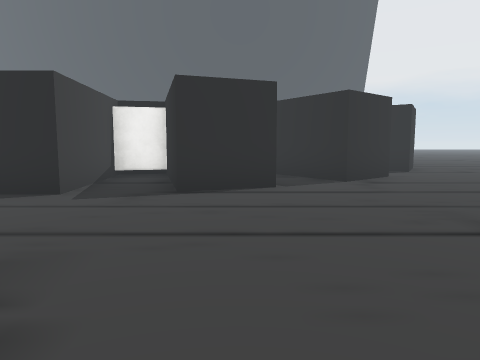
view 1 (above)

16 first-person views from a walk through a scene from a Unity 3-D project. The camera is 1.5 m above the floor, tilts 6° down and sees 70° across. The floor is counted in squares, 2 m on a side. Each view is taken from the middle of a square. On the plan, view 1 faces up. The plan holds only what a view shows up to about 11 squares ahead; the rest is blank. The place goes on beyond the plan. The player character is not drawn. Some surface patterns are stand-ins.

view 2
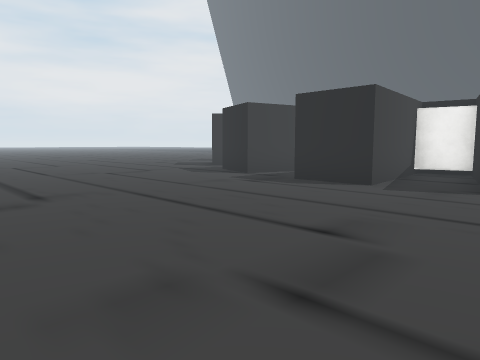

view 3
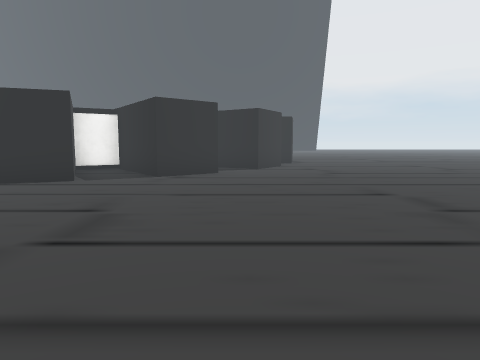

view 4
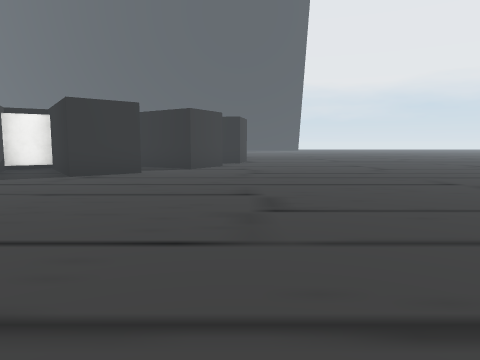

view 5
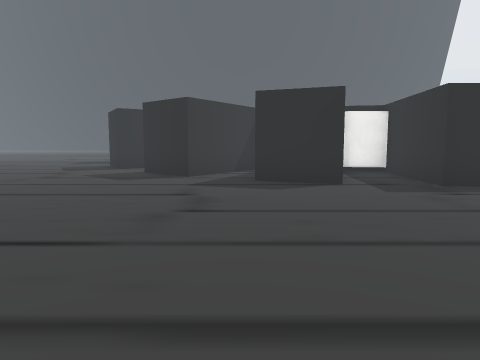

view 6
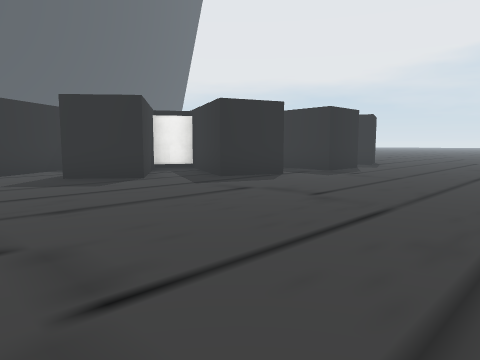

view 7
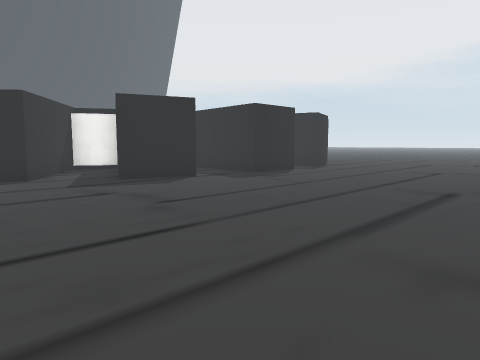

view 8
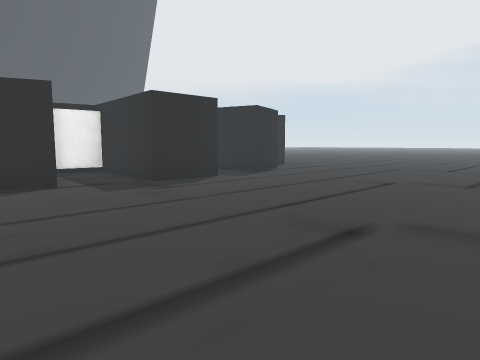

view 9
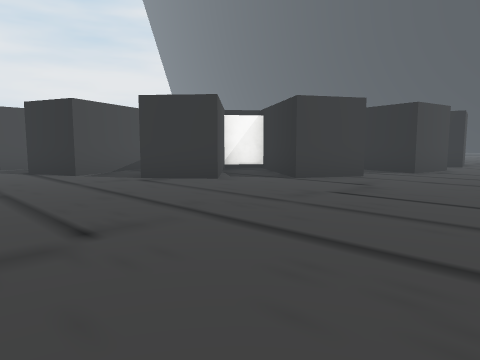

view 10
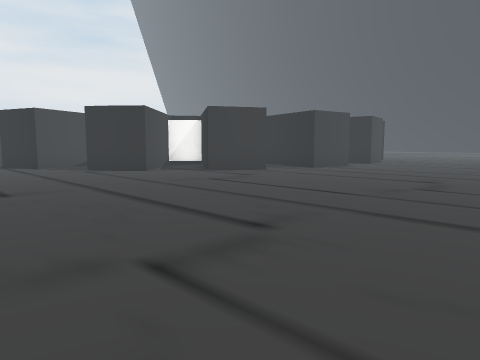

view 11
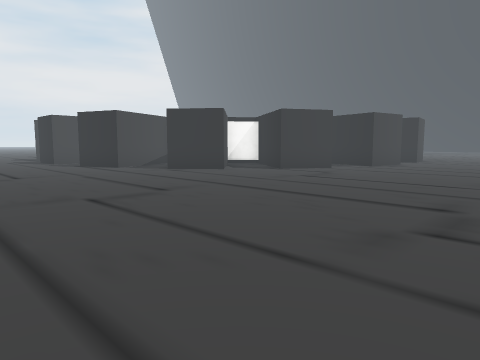

view 12
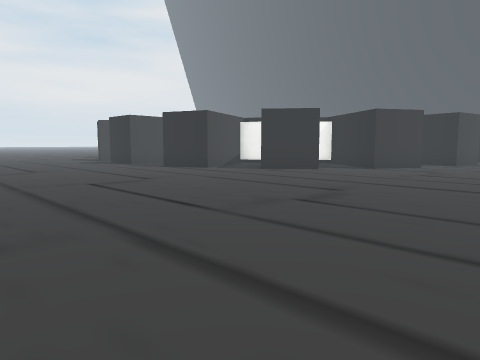

view 13
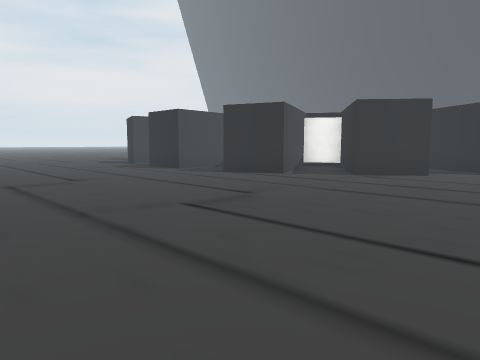

view 14
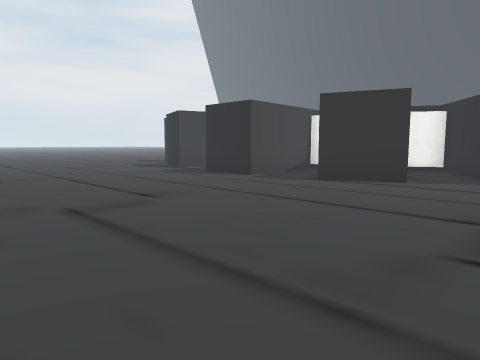

view 15
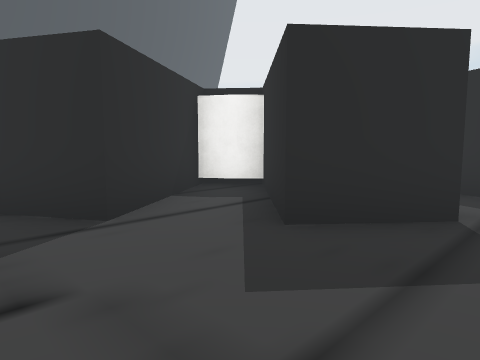

view 16
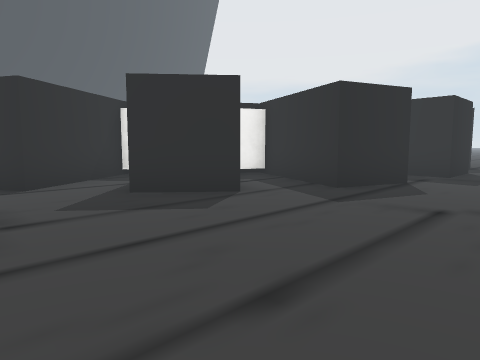

### Floor plan
Points are (right, up) in squares from view 1. A wall is a line through its corners. A room is listed if a view was taken in it or the views show most of it. See-through windows are left out.
Room 1 (views 1, 2, 3, 4, 5, 6, 7, 8, 9, 10, 11, 12, 13, 14, 15, 16)
walls: (6.3, 14) (6, 12.3) (4.3, 12.7); (5.5, 10.8) (4.5, 9.2) (2.1, 10.9) (1.3, 10) (3.4, 7.9) (2.1, 6.8) (0.4, 9.3) (-0.6, 8.6) (0.6, 5.9) (-1, 5.3) (-1.8, 8.3) (-3, 8); (-3, 8.5) (-2.7, 5.1) (-4.4, 5.1) (-4.1, 8.1) (-5.2, 8.2); (-8.9, 11.1) (-11.6, 9.2) (-12.3, 10.4); (-5.7, 6.9) (-6.1, 5.4) (-7.7, 5.9) (-6.4, 8.7) (-7.1, 9) (-7.4, 9.3) (-9.2, 6.8) (-10.5, 7.9) (-8.4, 10) (-8.7, 10.4) (-9.2, 11.1)
low walls: (-0.2, 9.4) (-0.8, 9); (-1.8, 8.7) (-3, 8.5); (-4.2, 8.5) (-5.1, 8.7)
ways out: opening at (-13, 10.5)

Positions as (right, up) in squares from view 1, and headings:
1: (0, 0), facing up
2: (0, -1), facing up-left
3: (4, -1), facing up
4: (6, -1), facing up
5: (-8, -1), facing up
6: (-13, 0), facing up-right
7: (-11, -1), facing up-right
8: (-8, -1), facing up-right
9: (9, 3), facing up-left
10: (12, 3), facing up-left
11: (11, 1), facing up-left
12: (9, -1), facing up-left
13: (6, -1), facing up-left
14: (3, -1), facing up-left
15: (-13, 6), facing up-right
16: (-13, 3), facing up-right
